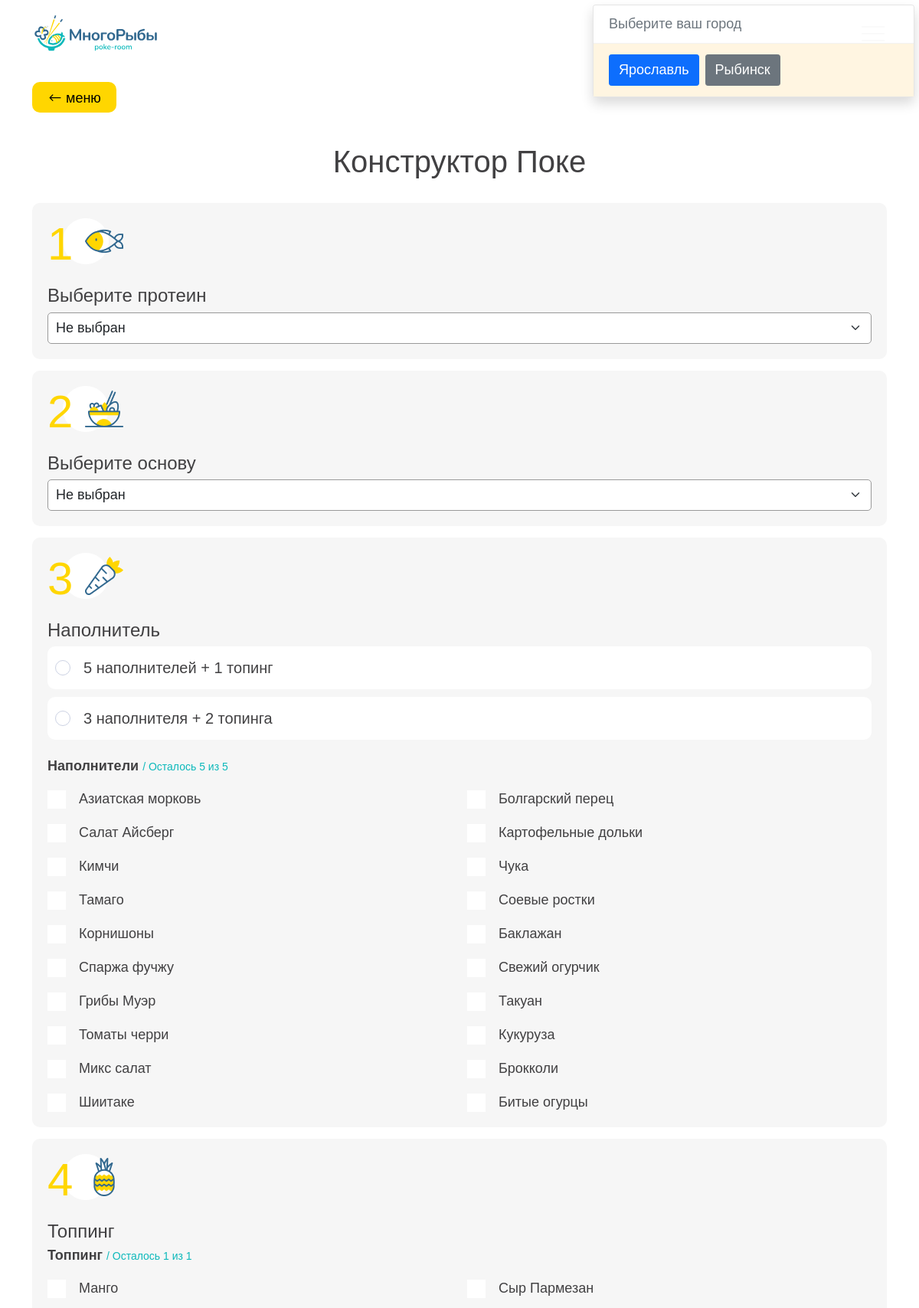
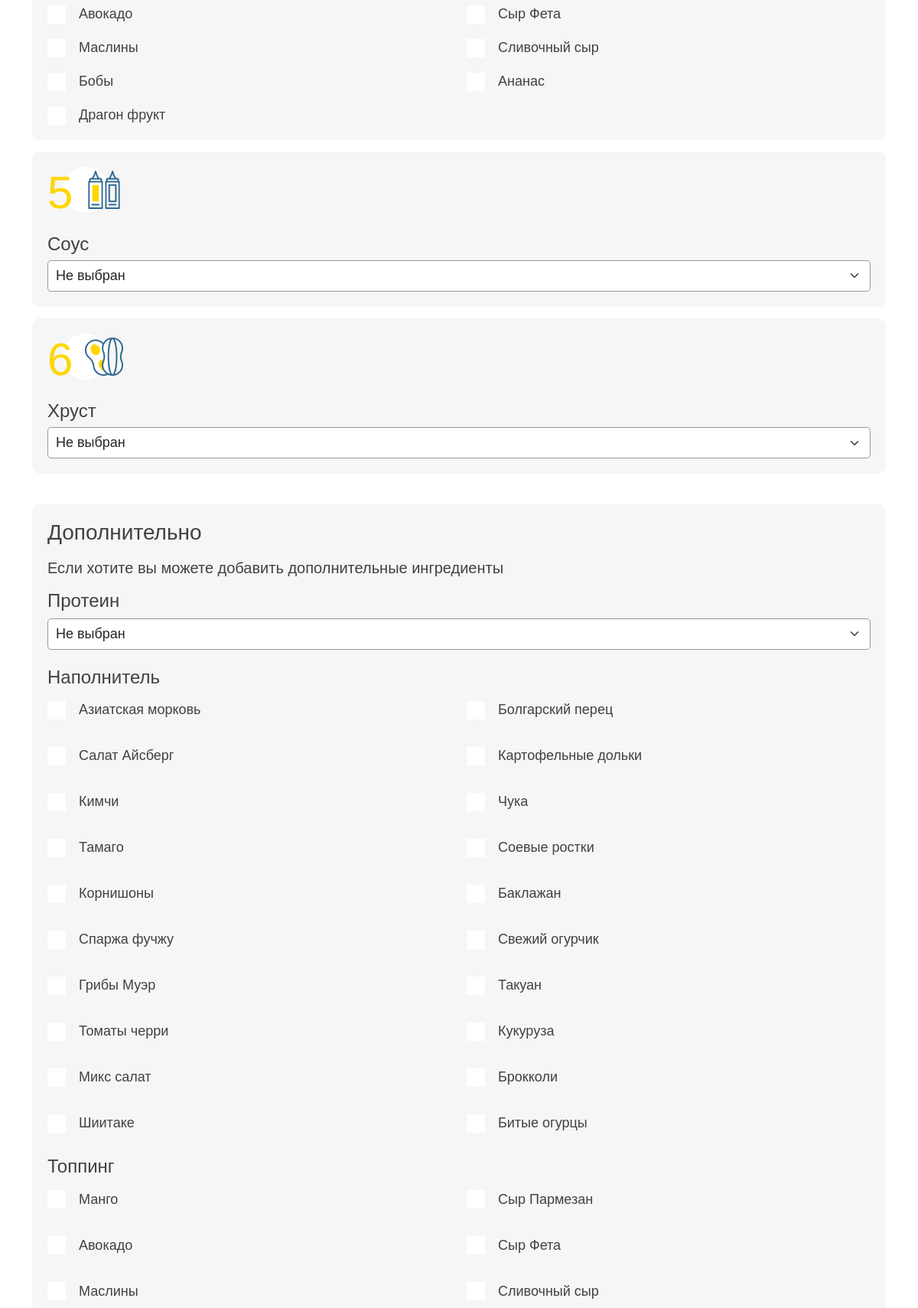
Screenshot of /constructor-poke.php (upper part) with the database file from the repository (2 pictures, top to bottom).
### tables this page shows
CREATE TABLE `components` (
    `id` INT PRIMARY KEY AUTO_INCREMENT,
    `title` VARCHAR(255),
    `img` VARCHAR(255),
    `price` INT,
    `component_type` ENUM(
        'protein',
        'protein-add',
        'base',
        'filler',
        'topping',
        'sauce',
        'crunch'
    ) NOT NULL,
    `component_name` VARCHAR(255),
    `component_poke_type` VARCHAR(255)
);

### functions/helpers.php (called while the page is built, shortened)
<?php
function include_template($name, array $data = [])
{
    $name = 'templates/' . $name;
    extract($data);
    require $name;
    $result = ob_get_clean();
    return $result;
}

### functions/models.php (called while the page is built, shortened)
<?php
function get_query_components()
{
    return "SELECT * FROM components";
}

### functions/db.php (called while the page is built, shortened)
<?php
function get_arrow($result_query)
{
    $row = mysqli_num_rows($result_query);
    if ($row === 1) {
        $arrow = mysqli_fetch_assoc($result_query);
    } else if ($row > 1) {
        $arrow = mysqli_fetch_all($result_query, MYSQLI_ASSOC);
    }
    return $arrow;
};
function getComponentList($con)
{
    $sql = get_query_components();
    $components = mysqli_query($con, $sql);
    $componentList = mysqli_num_rows($components) > 0 ? get_arrow($components) : null;
    return $componentList;
}

### templates/constructor-poke.php (the view, shortened to what this page needs)
<div class="page__poke" id="page-poke">
    <div class="container">
        <a href="./menu.php" class="text basket__breadcrumbs">
            <span>
                меню
            </span>
        </a>
        <div class="constructor-poke">
            <div class="constructor-poke__wrapper">
                <h2 class="title menu__title">
                    Конструктор Поке
                </h2>
                <form action="./constructor-poke.php" method="post" class="constructor-poke__form">
                    <div class="constructor-poke__list">
                        <div class="constructor-poke__component">
                            <div class="constructor-poke__step">
                                <span class="constructor-poke__step-number">
                                    1
                                </span>
                                <img class="constructor-poke__step-icon" src="../img/c-poke/c-poke-step1.png" alt="">
                            </div>
                            <h3 class="sub-title constructor-poke__title">
                                Выберите протеин
                            </h3>
                            <select class="form-select constructor-poke__select" id="constructor-poke__select--protein" aria-label="" name="protein" required>
                                <option value="">
                                    Не выбран
                                </option>
                            </select>
                        </div>
                        <div class="constructor-poke__component">
                            <div class="constructor-poke__step">
                                <span class="constructor-poke__step-number">
                                    2
                                </span>
                                <img class="constructor-poke__step-icon" src="../img/c-poke/c-poke-step2.png" alt="">
                            </div>
                            <h3 class="sub-title constructor-poke__title">
                                Выберите основу
                            </h3>
                            <select class="form-select constructor-poke__select constructor-poke__select--required" aria-label="" name="base" required>
                                <option value="" selected>
                                    Не выбран
                                </option>
                            </select>
                        </div>
                        <div class="constructor-poke__component">
                            <div class="constructor-poke__step">
                                <span class="constructor-poke__step-number">
                                    3
                                </span>
                                <img class="constructor-poke__step-icon" src="../img/c-poke/c-poke-step3.png" alt="">
                            </div>
                            <h3 class="sub-title constructor-poke__title">
                                Наполнитель
                            </h3>
                            <fieldset class="text constructor-poke-shema">
                                <div class="constructor-poke-shema-item" data-shema-poke="1">
                                    <label for="shema1">
                                        5 наполнителей + 1 топинг
                                    </label>
                                </div>
                                <div class="constructor-poke-shema-item" data-shema-poke="2">
                                    <label for="shema2">
                                        3 наполнителя + 2 топинга
                                    </label>
                                </div>
                            </fieldset>
                            <div class="text constructor-poke-info">
                                <span class="constructor-poke-info-text">
                                    Наполнители
                                </span>
                                <span class="constructor-poke-info-number" id="fillerCounter">
                                </span>
                            </div>
                            <ul class="constructor-poke-list">
                                <?php if (!is_null($fillerList)) : ?>
                                    <?php foreach ($fillerList as $fillerItem) : ?>
                                        <li class="constructor-poke-item">
                                            <label for="<?= $fillerItem['title']; ?>">
                                                <?= $fillerItem['title']; ?>
                                            </label>
                                        </li>
                                    <?php endforeach; ?>
                                <?php endif; ?>
                            </ul>
                        </div>
                        <div class="constructor-poke__component">
                            <div class="constructor-poke__component-column-1">
                                <div class="constructor-poke__step">
                                    <span class="constructor-poke__step-number">
                                        4
                                    </span>
                                    <img class="constructor-poke__step-icon" src="../img/c-poke/c-poke-step4.png" alt="">
                                </div>
                                <h3 class="sub-title constructor-poke__title">
                                    Топпинг
                                </h3>
                            </div>
                            <div>
                                <div class="constructor-poke-info">
                                    <span class="constructor-poke-info-text">
                                        Топпинг
                                    </span>
                                    <span class="constructor-poke-info-number" id="topingCounter">
                                    </span>
                                </div>
                                <ul class="constructor-poke-list constructor-poke-list--toping">
                                    <?php if (!is_null($toppingList)) : ?>
                                        <?php foreach ($toppingList as $toppingItem) : ?>
                                            <li class="constructor-poke-item">
                                                <label for="<?= $toppingItem['title']; ?>">
                                                    <?= $toppingItem['title']; ?>
                                                </label>
                                            </li>
                                        <?php endforeach; ?>
                                    <?php endif; ?>
                                </ul>
                            </div>
                        </div>
                        <div class="constructor-poke__component">
                            <div class="constructor-poke__step">
                                <span class="constructor-poke__step-number">
                                    5
                                </span>
                                <img class="constructor-poke__step-icon" src="../img/c-poke/c-poke-step5.png" alt="">
                            </div>
                            <h3 class="sub-title constructor-poke__title">
                                Соус
                            </h3>
                            <select class="form-select constructor-poke__select constructor-poke__select--required" aria-label="" name="sauce" required>
                                <option value="" selected>
                                    Не выбран
                                </option>
                            </select>
                        </div>
                        <div class="constructor-poke__component">
                            <div class="constructor-poke__step">
                                <span class="constructor-poke__step-number">
                                    6
                                </span>
                                <img class="constructor-poke__step-icon" src="../img/c-poke/c-poke-step6.png" alt="">
                            </div>
                            <h3 class="sub-title constructor-poke__title">
                                Хруст
                            </h3>
                            <select class="form-select constructor-poke__select constructor-poke__select--required" aria-label="" name="crunch" required>
                                <option value="" selected>
                                    Не выбран
                                </option>
                            </select>
                        </div>
                    </div>
                    <div class="constructor-poke__add">
                        <h3 class="mb-3">
                            Дополнительно
                        </h3>
                        <p class="text">
                            Если хотите вы можете добавить дополнительные ингредиенты
                        </p>
                        <label class="sub-title constructor-poke__add-label">
                            Протеин
                        </label>
                        <select class="form-select constructor-poke__select" id="constructor-poke__select-proteinAdd" aria-label="" name="proteinAdd">
                            <option value="" selected>
                                Не выбран
                            </option>
                        </select>
                        <div class="constructor-poke__add-column-1">
                            <div>
                                <label class="sub-title constructor-poke__add-label">
                                    Наполнитель
                                </label>
                                <ul class="constructor-poke-list constructor-poke-list--second" id="constructor-poke__fillerAdd">
                                    <?php if (!is_null($fillerList)) : ?>
                                        <?php foreach ($fillerList as $fillerItem) : ?>
                                            <li class="constructor-poke-item" data-price="<?= $fillerItem['price']; ?>">
                                                <label for="<?= $fillerItem['title']; ?>-add">
                                                    <?= $fillerItem['title']; ?>
                                                </label>
                                            </li>
                                        <?php endforeach; ?>
                                    <?php endif; ?>
                                </ul>
                            </div>
                            <div>
                                <label class="sub-title constructor-poke__add-label">
                                    Топпинг
                                </label>
                                <ul class="constructor-poke-list constructor-poke-list--second" id="constructor-poke__toppingAdd">
                                    <?php if (!is_null($toppingList)) : ?>
                                        <?php foreach ($toppingList as $toppingItem) : ?>
                                            <li class="constructor-poke-item" data-price="<?= $toppingItem['price']; ?>">
                                                <label for="<?= $toppingItem['title']; ?>-add">
                                                    <?= $toppingItem['title']; ?>
                                                </label>
                                            </li>
                                        <?php endforeach; ?>
                                    <?php endif; ?>
                                </ul>
                            </div>
                        </div>
                    </div>
                </form>
            </div>
        </div>
    </div>
</div>

### rows the page displays
components: title "Азиатская морковь"
components: title "Болгарский перец"
components: title "Салат Айсберг"
components: title "Картофельные дольки"
components: title "Кимчи"
components: title "Чука"
components: title "Тамаго"
components: title "Соевые ростки"
components: title "Корнишоны"
components: title "Баклажан"
components: title "Спаржа фучжу"
components: title "Свежий огурчик"
components: title "Грибы Муэр"
components: title "Такуан"
components: title "Томаты черри"
components: title "Кукуруза"
components: title "Микс салат"
components: title "Брокколи"
components: title "Шиитаке"
components: title "Битые огурцы"
components: title "Манго"
components: title "Сыр Пармезан"
components: title "Авокадо"
components: title "Сыр Фета"
components: title "Маслины"
components: title "Сливочный сыр"
components: title "Бобы"
components: title "Ананас"
components: title "Драгон фрукт"

### other values shown
$modalItem['title'] "Выберите ваш город"
$modalButtonItem['text'] "Ярославль"
$modalButtonItem['text'] "Рыбинск"
